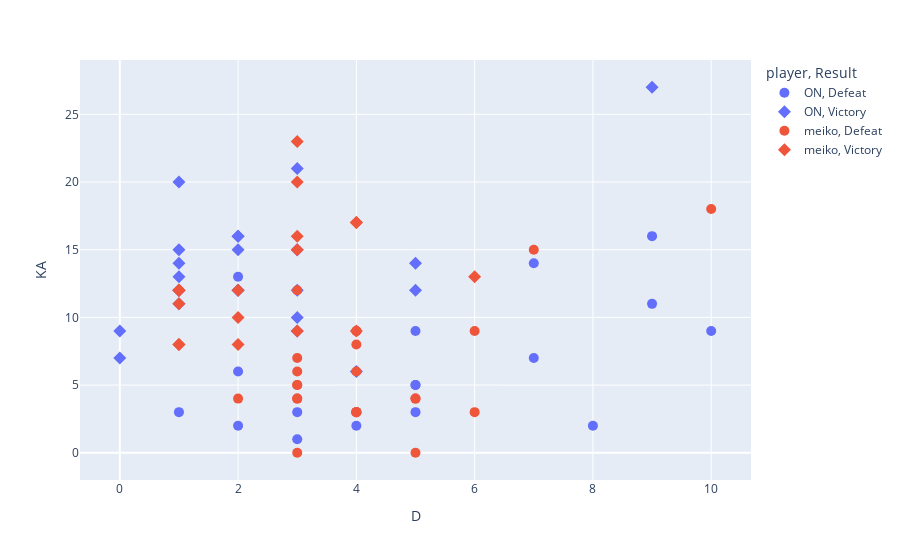

Write notebook code for a chart like this one.
### Code cell
import plotly.express as px

fig = px.scatter(meiko_on_matches, y="KA", x="D", color="player", symbol="Result",)
fig.update_traces(marker_size=10)
fig.show()

### Figure 1 — Plotly figure (JSON) as saved in the notebook; plotly's stock layout.template omitted (floating-point values rounded to 4 significant figures)
{"data": [{"hovertemplate": "player=ON<br>Result=Defeat<br>D=%{x}<br>KA=%{y}<extra></extra>", "legendgroup": "ON, Defeat", "marker": {"color": "#636efa", "size": 10, "symbol": "circle"}, "mode": "markers", "name": "ON, Defeat", "orientation": "v", "showlegend": true, "type": "scatter", "x": [4, 5, 4, 5, 3, 2, 8, 5, 7, 2, 5, 1, 10, 7, 9, 9, 2, 3], "xaxis": "x", "y": [2, 9, 3, 3, 3, 6, 2, 5, 7, 13, 5, 3, 9, 14, 16, 11, 2, 1], "yaxis": "y"}, {"hovertemplate": "player=ON<br>Result=Victory<br>D=%{x}<br>KA=%{y}<extra></extra>", "legendgroup": "ON, Victory", "marker": {"color": "#636efa", "size": 10, "symbol": "diamond"}, "mode": "markers", "name": "ON, Victory", "orientation": "v", "showlegend": true, "type": "scatter", "x": [5, 4, 2, 0, 3, 3, 1, 3, 0, 3, 9, 2, 2, 2, 3, 1, 2, 1, 1, 1, 5, 1, 1], "xaxis": "x", "y": [12, 6, 12, 7, 10, 21, 11, 15, 9, 12, 27, 16, 16, 12, 9, 12, 15, 14, 12, 20, 14, 15, 13], "yaxis": "y"}, {"hovertemplate": "player=meiko<br>Result=Defeat<br>D=%{x}<br>KA=%{y}<extra></extra>", "legendgroup": "meiko, Defeat", "marker": {"color": "#EF553B", "size": 10, "symbol": "circle"}, "mode": "markers", "name": "meiko, Defeat", "orientation": "v", "showlegend": true, "type": "scatter", "x": [7, 6, 3, 3, 3, 4, 4, 3, 5, 3, 10, 6, 3, 5, 4, 2, 5, 4, 3, 4, 4, 3, 4], "xaxis": "x", "y": [15, 9, 4, 0, 4, 8, 3, 12, 0, 7, 18, 3, 5, 4, 6, 4, 4, 9, 6, 3, 9, 5, 3], "yaxis": "y"}, {"hovertemplate": "player=meiko<br>Result=Victory<br>D=%{x}<br>KA=%{y}<extra></extra>", "legendgroup": "meiko, Victory", "marker": {"color": "#EF553B", "size": 10, "symbol": "diamond"}, "mode": "markers", "name": "meiko, Victory", "orientation": "v", "showlegend": true, "type": "scatter", "x": [1, 4, 3, 1, 1, 2, 2, 3, 3, 6, 1, 1, 3, 3, 4, 4, 1, 2], "xaxis": "x", "y": [12, 9, 9, 12, 8, 8, 10, 16, 23, 13, 12, 8, 20, 15, 17, 17, 11, 12], "yaxis": "y"}], "layout": {"legend": {"title": {"text": "player, Result"}, "tracegroupgap": 0}, "margin": {"t": 60}, "xaxis": {"anchor": "y", "domain": [0, 1], "title": {"text": "D"}}, "yaxis": {"anchor": "x", "domain": [0, 1], "title": {"text": "KA"}}}}
